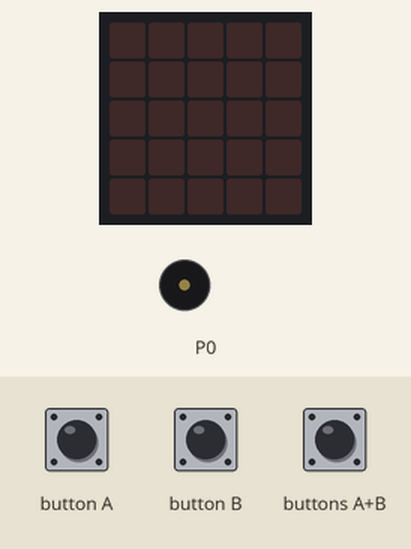
Bench run of a program on a simulated BBC micro:bit (MakeCode). On the bench: the board's 5×5 LED display, buzzer (waves = sounding). The test bench sets the inputs (shaded band).

Above: at 7.8 s.
7.9 s: button A pressed for 0.15 s
At 9.2 s:
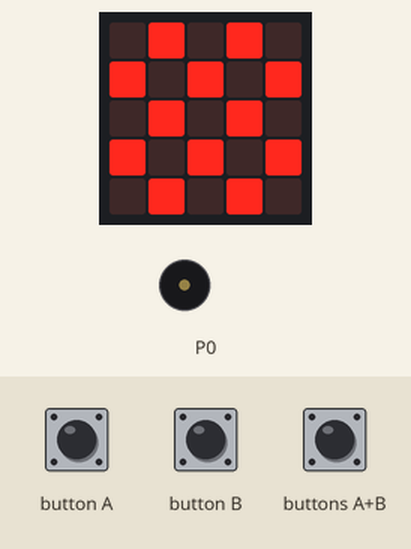
9.5 s: button B pressed for 0.15 s
At 10.5 s:
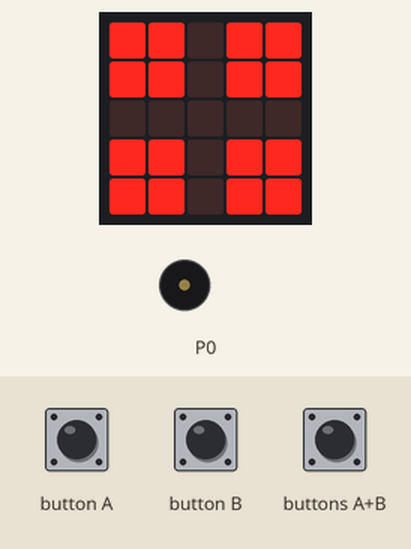
11.1 s: buttons A+B pressed for 0.15 s
At 11.8 s:
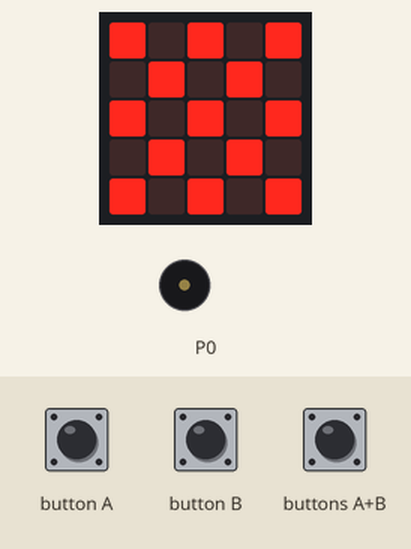
Timing chart, 0 to 14.1 s (numbered marks = the images above; inputs shaded):
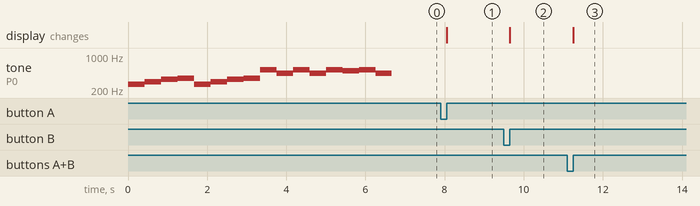

Measured:
- after the input at 7.9 s, the display: changes after 0.15 s (image 1)
- after the input at 9.5 s, the display: changes after 0.15 s (image 2)
- after the input at 11.1 s, the display: changes after 0.15 s (image 3)

The program:

main.ts
```typescript
input.onButtonPressed(Button.A, function () {
    basic.showLeds(`
        . # . # .
        # . # . #
        . # . # .
        # . # . #
        . # . # .
        `)
})
input.onButtonPressed(Button.AB, function () {
    basic.showLeds(`
        # . # . #
        . # . # .
        # . # . #
        . # . # .
        # . # . #
        `)
})
input.onButtonPressed(Button.B, function () {
    basic.showLeds(`
        # # . # #
        # # . # #
        . . . . .
        # # . # #
        # # . # #
        `)
})
music.playMelody("C D E F C D E F ", 145)
music.playMelody("C5 A C5 A C5 B C5 A ", 145)
```

test.ts
```typescript
// Hier kann man Tests durchführen; diese Datei wird nicht kompiliert, wenn dieses Paket als Erweiterung verwendet wird.
```
